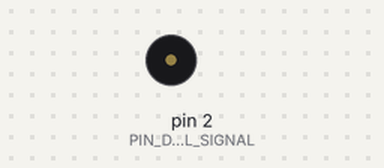
Simulated run of this sketch. Board: Arduino Uno, built with avr-gcc and run on an emulated ATmega328P. Parts: buzzer (waves = sounding).

Above: at 0.5 s.
At 2.2 s:
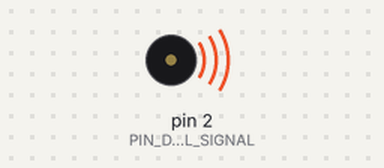
Timing chart, 0 to 5.2 s (numbered marks = the images above):
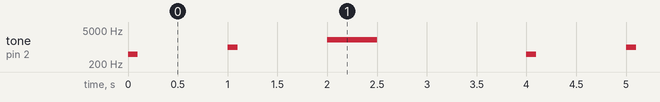

The sketch:

U132.ino
```cpp
// A mini passive buzzer.
// - https://docs.m5stack.com/en/unit/buzzer

// GROVE PORT (UNIVERSAL):
// 1 GPIO1, TWI(SCL), UART(RX)
// 2 GPIO2, TWI(SDA), UART(TX)
// 3 +5V
// 4 GND

//-------------------------------------------------------------------
const int PIN_DIGITAL_SIGNAL = 2;

//-------------------------------------------------------------------
void setup(void)
{

}

//-------------------------------------------------------------------
void loop(void)
{
  tone(PIN_DIGITAL_SIGNAL, 500, 100);
  delay(1000);

  tone(PIN_DIGITAL_SIGNAL, 1000, 100);
  delay(1000);

  tone(PIN_DIGITAL_SIGNAL, 2000, 500);
  delay(2000);
}
```

Measured:
- by itself, tone on pin 2 (PIN_DIGITAL_SIGNAL): repeats every 4.0 s: silent 0.90 s, 1000 Hz 0.10 s, silent 0.90 s, 2000 Hz 0.50 s, silent 1.5 s, 500 Hz 0.10 s
